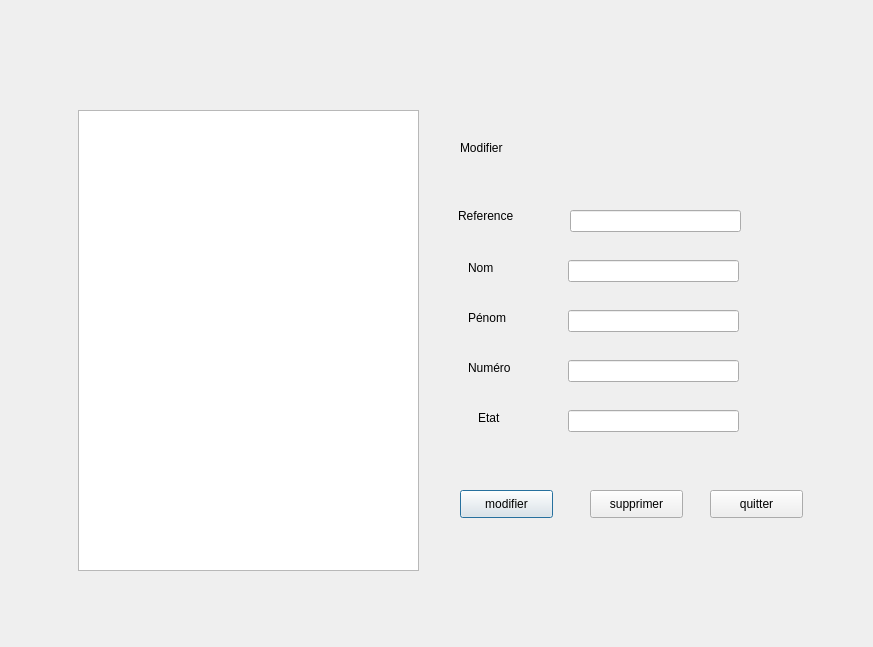
<?xml version="1.0" encoding="UTF-8"?>
<ui version="4.0">
 <class>Dialog</class>
 <widget class="QDialog" name="Dialog">
  <property name="geometry">
   <rect>
    <x>0</x>
    <y>0</y>
    <width>873</width>
    <height>647</height>
   </rect>
  </property>
  <property name="windowTitle">
   <string>Dialog</string>
  </property>
  <widget class="QLabel" name="label_2">
   <property name="geometry">
    <rect>
     <x>458</x>
     <y>206</y>
     <width>61</width>
     <height>20</height>
    </rect>
   </property>
   <property name="text">
    <string>Reference</string>
   </property>
  </widget>
  <widget class="QLineEdit" name="lineEdit_2">
   <property name="geometry">
    <rect>
     <x>568</x>
     <y>260</y>
     <width>171</width>
     <height>22</height>
    </rect>
   </property>
  </widget>
  <widget class="QLabel" name="label_4">
   <property name="geometry">
    <rect>
     <x>468</x>
     <y>310</y>
     <width>55</width>
     <height>16</height>
    </rect>
   </property>
   <property name="text">
    <string>Pénom</string>
   </property>
  </widget>
  <widget class="QLineEdit" name="lineEdit_4">
   <property name="geometry">
    <rect>
     <x>568</x>
     <y>360</y>
     <width>171</width>
     <height>22</height>
    </rect>
   </property>
  </widget>
  <widget class="QPushButton" name="pushButton_2">
   <property name="geometry">
    <rect>
     <x>460</x>
     <y>490</y>
     <width>93</width>
     <height>28</height>
    </rect>
   </property>
   <property name="text">
    <string>modifier</string>
   </property>
  </widget>
  <widget class="QTableView" name="tableView">
   <property name="geometry">
    <rect>
     <x>78</x>
     <y>110</y>
     <width>341</width>
     <height>461</height>
    </rect>
   </property>
  </widget>
  <widget class="QLabel" name="label_3">
   <property name="geometry">
    <rect>
     <x>468</x>
     <y>260</y>
     <width>55</width>
     <height>16</height>
    </rect>
   </property>
   <property name="text">
    <string>Nom</string>
   </property>
  </widget>
  <widget class="QPushButton" name="pushButton">
   <property name="geometry">
    <rect>
     <x>590</x>
     <y>490</y>
     <width>93</width>
     <height>28</height>
    </rect>
   </property>
   <property name="text">
    <string>supprimer</string>
   </property>
  </widget>
  <widget class="QLabel" name="label">
   <property name="geometry">
    <rect>
     <x>460</x>
     <y>140</y>
     <width>131</width>
     <height>16</height>
    </rect>
   </property>
   <property name="text">
    <string>Modifier</string>
   </property>
  </widget>
  <widget class="QLabel" name="label_6">
   <property name="geometry">
    <rect>
     <x>478</x>
     <y>410</y>
     <width>55</width>
     <height>16</height>
    </rect>
   </property>
   <property name="text">
    <string>Etat</string>
   </property>
  </widget>
  <widget class="QLineEdit" name="lineEdit_3">
   <property name="geometry">
    <rect>
     <x>568</x>
     <y>310</y>
     <width>171</width>
     <height>22</height>
    </rect>
   </property>
  </widget>
  <widget class="QLineEdit" name="lineEdit_5">
   <property name="geometry">
    <rect>
     <x>568</x>
     <y>410</y>
     <width>171</width>
     <height>22</height>
    </rect>
   </property>
  </widget>
  <widget class="QLabel" name="label_5">
   <property name="geometry">
    <rect>
     <x>468</x>
     <y>360</y>
     <width>55</width>
     <height>16</height>
    </rect>
   </property>
   <property name="text">
    <string>Numéro</string>
   </property>
  </widget>
  <widget class="QPushButton" name="pushButton_5">
   <property name="geometry">
    <rect>
     <x>710</x>
     <y>490</y>
     <width>93</width>
     <height>28</height>
    </rect>
   </property>
   <property name="text">
    <string>quitter</string>
   </property>
  </widget>
  <widget class="QLineEdit" name="lineEdit">
   <property name="geometry">
    <rect>
     <x>570</x>
     <y>210</y>
     <width>171</width>
     <height>22</height>
    </rect>
   </property>
  </widget>
  <widget class="QLabel" name="label_7">
   <property name="geometry">
    <rect>
     <x>690</x>
     <y>0</y>
     <width>171</width>
     <height>141</height>
    </rect>
   </property>
   <property name="text">
    <string/>
   </property>
   <property name="pixmap">
    <pixmap>../84639679_1093221177697262_6017725296000630784_n.png</pixmap>
   </property>
   <property name="scaledContents">
    <bool>true</bool>
   </property>
  </widget>
 </widget>
 <resources/>
 <connections/>
</ui>
